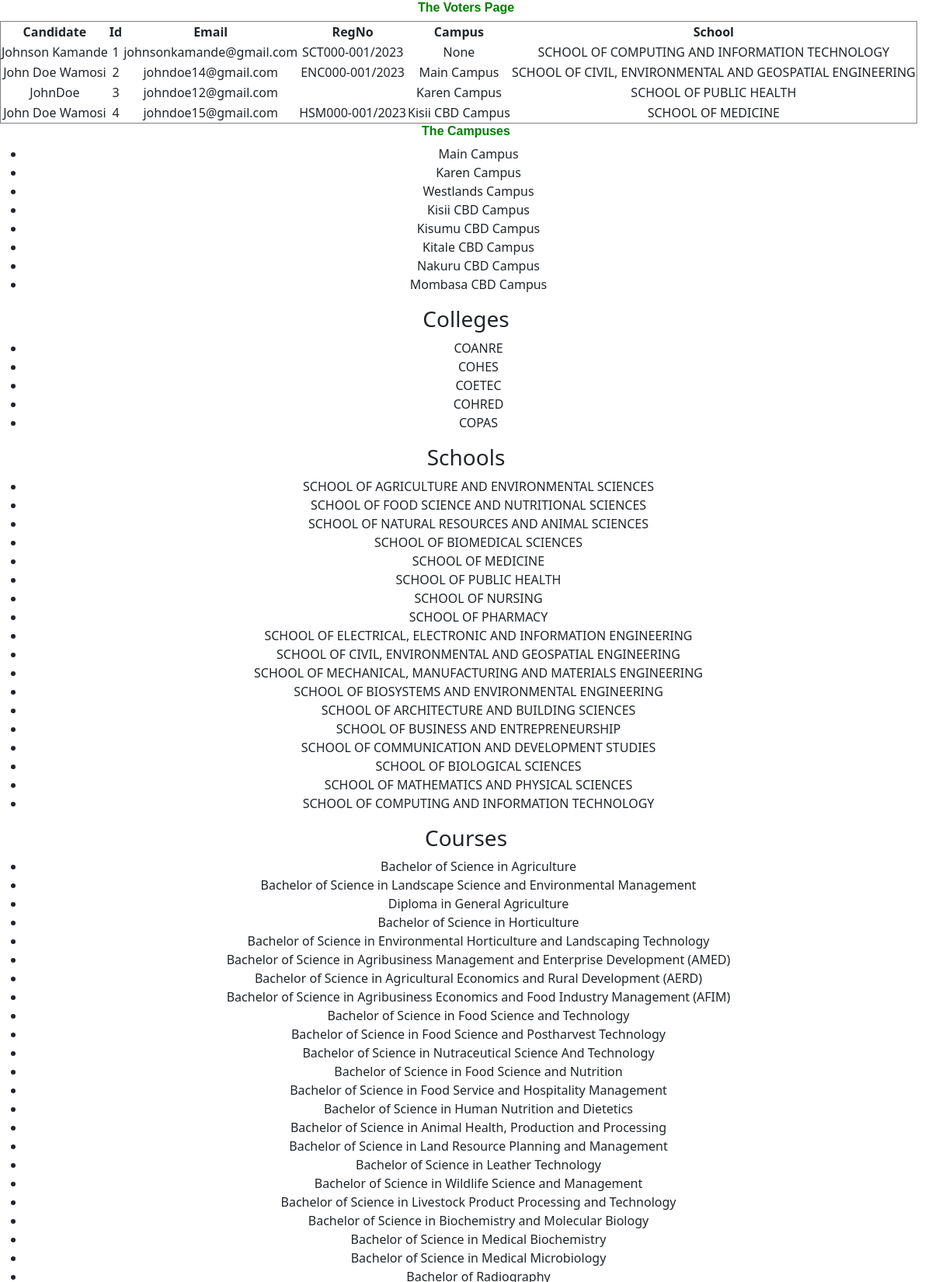
Screenshot of /HomePage (upper part) with the database file from the repository.
### tables this page shows
CREATE TABLE candidates (
    id INTEGER PRIMARY KEY AUTOINCREMENT,
    name TEXT NOT NULL,
    regNo TEXT NOT NULL UNIQUE,  -- Assuming regNo uniquely identifies a candidate
    email TEXT NOT NULL,
    college TEXT NOT NULL,
    school TEXT NOT NULL,
    course TEXT NOT NULL,
    campus TEXT ,
    academicYear INTEGER NOT NULL,
    electedPost INTEGER,
    votes INTEGER,
    idNo INTEGER NOT NULL UNIQUE,
    FOREIGN KEY (electedPost) REFERENCES posts(name),
    FOREIGN KEY (regNo) REFERENCES voters(regNo)  -- Reference the regNo field in voters
    FOREIGN KEY (campus) REFERENCES campuses(name)
    FOREIGN KEY (college) REFERENCES colleges(name)
    FOREIGN KEY (school) REFERENCES schools(name)
    FOREIGN KEY (course) REFERENCES courses(name)

);

CREATE TABLE courseGrouped (
    id INTEGER PRIMARY KEY AUTOINCREMENT,
    college TEXT NOT NULL,
    school TEXT NOT NULL,
    course TEXT NOT NULL
);

### main.py (the view)
@app.route('/HomePage')
def home():
    cursor = get_db_connection().cursor()
    cursor.execute('SELECT DISTINCT name, id,email,campus,school,regNo FROM candidates')
    rows = cursor.fetchall()
    cursor.execute('SELECT DISTINCT name FROM campuses')
    campuses = [row['name'] for row in cursor.fetchall()]
    cursor.execute('select DISTINCT college FROM courseGrouped')
    colleges = [row['college'] for row in cursor.fetchall()]
    cursor.execute('select DISTINCT school FROM courseGrouped')
    schools = [row['school'] for row in cursor.fetchall()]
    cursor.execute('select DISTINCT course FROM courseGrouped')
    courses = [row['course'] for row in cursor.fetchall()]
    return render_template('votesResult.html', rows=rows,colleges=colleges,campuses=campuses,schools=schools,courses=courses)

### main.py (called while the page is built)
def get_db_connection():
    conn = sqlite3.connect('electiondb.db')
    conn.row_factory = sqlite3.Row
    return conn

### templates/votesResult.html (shortened to what this page needs)
{% extends "base.html" %} {% block title %}Votes Result{% endblock %} {% block header %}
<h2 style="color: green; font-size: medium; font-family: 'Franklin Gothic Medium', 'Arial Narrow', Arial, sans-serif; font-weight: 600; text-transform: capitalize; text-align: center;">
    The Voters Page
</h2>
{% endblock %} {% block content %}
<table border="1" style="border-style: groove;border-spacing: 10%;">
    <thead>
        <tr>
            <th>Candidate</th>
            <th>Id</th>
            <th>Email</th>
            <th>RegNo</th>
            <th>Campus</th>
            <th>School</th>
        </tr>
    </thead>
    <tbody>
        {% for candidate in rows %}
        <tr>
            <td>{{ candidate.name }}</td>
            <td id="email-{{ candidate.id }}">{{ candidate.id }}</td>
            <td>{{candidate.email}}</td>
            <td>{{candidate.regNo}}</td>
            <td>{{candidate.campus}}</td>
            <td>{{candidate.school}}</td>
        </tr>
        {% endfor %}
    </tbody>
</table>
<h2 style="color: green; font-size: medium; font-family: 'Franklin Gothic Medium', 'Arial Narrow', Arial, sans-serif; font-weight: 600;">
    The Campuses
</h2>
<ul>
    {% for campus in campuses %}
    <li>{{ campus }}</li>
    {% endfor %}
</ul>
<h3>
    Colleges
</h3>
<ul>
    {% for college in colleges %}
    <li>{{ college }}</li>
    {% endfor %}
</ul>
<h3>
    Schools
</h3>
<ul>
    {% for school in schools %}
    <li>{{ school }}</li>
    {% endfor %}
</ul>
<h3>
    Courses
</h3>
<ul>
    {% for course in courses %}
    <li>{{ course }}</li>
    {% endfor %}
</ul>
{% endblock %}

### rows the page displays
candidates: name "Johnson Kamande", id "1", email "johnsonkamande@gmail.com", regNo "SCT000-001/2023", campus "None", school "SCHOOL OF COMPUTING AND INFORMATION TECHNOLOGY"
candidates: name "John Doe Wamosi", id "2", email "johndoe14@gmail.com", regNo "ENC000-001/2023", campus "Main Campus", school "SCHOOL OF CIVIL, ENVIRONMENTAL AND GEOSPATIAL ENGINEERING"
candidates: name "JohnDoe", id "3", email "johndoe12@gmail.com", campus "Karen Campus", school "SCHOOL OF PUBLIC HEALTH"
candidates: name "John Doe Wamosi", id "4", email "johndoe15@gmail.com", regNo "HSM000-001/2023", campus "Kisii CBD Campus", school "SCHOOL OF MEDICINE"
courseGrouped: course "Bachelor of Science in Agriculture"
courseGrouped: course "Bachelor of Science in Landscape Science and Environmental Management"
courseGrouped: course "Diploma in General Agriculture"
courseGrouped: course "Bachelor of Science in Horticulture"
courseGrouped: course "Bachelor of Science in Environmental Horticulture and Landscaping Technology"
courseGrouped: course "Bachelor of Science in Agribusiness Management and Enterprise Development (AMED)"
courseGrouped: course "Bachelor of Science in Agricultural Economics and Rural Development (AERD)"
courseGrouped: course "Bachelor of Science in Agribusiness Economics and Food Industry Management (AFIM)"
courseGrouped: course "Bachelor of Science in Food Science and Technology"
courseGrouped: course "Bachelor of Science in Food Science and Postharvest Technology"
courseGrouped: course "Bachelor of Science in Nutraceutical Science And Technology"
courseGrouped: course "Bachelor of Science in Food Science and Nutrition"
courseGrouped: course "Bachelor of Science in Food Service and Hospitality Management"
courseGrouped: course "Bachelor of Science in Human Nutrition and Dietetics"
courseGrouped: course "Bachelor of Science in Animal Health, Production and Processing"
courseGrouped: course "Bachelor of Science in Land Resource Planning and Management"
courseGrouped: course "Bachelor of Science in Leather Technology"
courseGrouped: course "Bachelor of Science in Wildlife Science and Management"
courseGrouped: course "Bachelor of Science in Livestock Product Processing and Technology"
courseGrouped: course "Bachelor of Science in Biochemistry and Molecular Biology"
courseGrouped: course "Bachelor of Science in Medical Biochemistry"
courseGrouped: course "Bachelor of Science in Medical Microbiology"

### other values shown
{{ campus }} "Main Campus" "Karen Campus" "Westlands Campus" "Kisii CBD Campus" "Kisumu CBD Campus" "Kitale CBD Campus" "Nakuru CBD Campus" "Mombasa CBD Campus"
{{ college }} "COANRE" "COHES" "COETEC" "COHRED" "COPAS"
{{ school }} "SCHOOL OF AGRICULTURE AND ENVIRONMENTAL SCIENCES" "SCHOOL OF FOOD SCIENCE AND NUTRITIONAL SCIENCES" "SCHOOL OF NATURAL RESOURCES AND ANIMAL SCIENCES" "SCHOOL OF BIOMEDICAL SCIENCES" "SCHOOL OF MEDICINE" "SCHOOL OF PUBLIC HEALTH" "SCHOOL OF NURSING" "SCHOOL OF PHARMACY" "SCHOOL OF ELECTRICAL, ELECTRONIC AND INFORMATION ENGINEERING" "SCHOOL OF CIVIL, ENVIRONMENTAL AND GEOSPATIAL ENGINEERING" "SCHOOL OF MECHANICAL, MANUFACTURING AND MATERIALS ENGINEERING" "SCHOOL OF BIOSYSTEMS AND ENVIRONMENTAL ENGINEERING" "SCHOOL OF ARCHITECTURE AND BUILDING SCIENCES" "SCHOOL OF BUSINESS AND ENTREPRENEURSHIP" "SCHOOL OF COMMUNICATION AND DEVELOPMENT STUDIES" "SCHOOL OF BIOLOGICAL SCIENCES" "SCHOOL OF MATHEMATICS AND PHYSICAL SCIENCES" "SCHOOL OF COMPUTING AND INFORMATION TECHNOLOGY"
